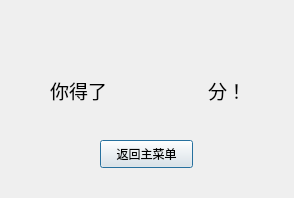
<?xml version="1.0" encoding="UTF-8"?>
<ui version="4.0">
 <class>SingleGameover</class>
 <widget class="QDialog" name="SingleGameover">
  <property name="geometry">
   <rect>
    <x>0</x>
    <y>0</y>
    <width>294</width>
    <height>198</height>
   </rect>
  </property>
  <property name="windowTitle">
   <string>游戏结束</string>
  </property>
  <widget class="QLabel" name="label">
   <property name="geometry">
    <rect>
     <x>50</x>
     <y>20</y>
     <width>171</width>
     <height>31</height>
    </rect>
   </property>
   <property name="font">
    <font>
     <family>方正粗黑宋简体</family>
     <pointsize>12</pointsize>
    </font>
   </property>
   <property name="text">
    <string/>
   </property>
  </widget>
  <widget class="QPushButton" name="pushButton">
   <property name="geometry">
    <rect>
     <x>100</x>
     <y>140</y>
     <width>93</width>
     <height>28</height>
    </rect>
   </property>
   <property name="text">
    <string>返回主菜单</string>
   </property>
  </widget>
  <widget class="QWidget" name="layoutWidget">
   <property name="geometry">
    <rect>
     <x>50</x>
     <y>60</y>
     <width>231</width>
     <height>61</height>
    </rect>
   </property>
   <layout class="QHBoxLayout" name="horizontalLayout">
    <item>
     <widget class="QLabel" name="label_3">
      <property name="font">
       <font>
        <family>方正粗黑宋简体</family>
        <pointsize>14</pointsize>
       </font>
      </property>
      <property name="text">
       <string>你得了</string>
      </property>
      <property name="textFormat">
       <enum>Qt::AutoText</enum>
      </property>
     </widget>
    </item>
    <item>
     <widget class="QLabel" name="scoreLabel">
      <property name="font">
       <font>
        <family>华文中宋</family>
        <pointsize>14</pointsize>
       </font>
      </property>
      <property name="text">
       <string/>
      </property>
     </widget>
    </item>
    <item>
     <widget class="QLabel" name="label_4">
      <property name="font">
       <font>
        <family>方正粗黑宋简体</family>
        <pointsize>14</pointsize>
       </font>
      </property>
      <property name="text">
       <string>分！</string>
      </property>
     </widget>
    </item>
   </layout>
  </widget>
 </widget>
 <resources/>
 <connections/>
</ui>
